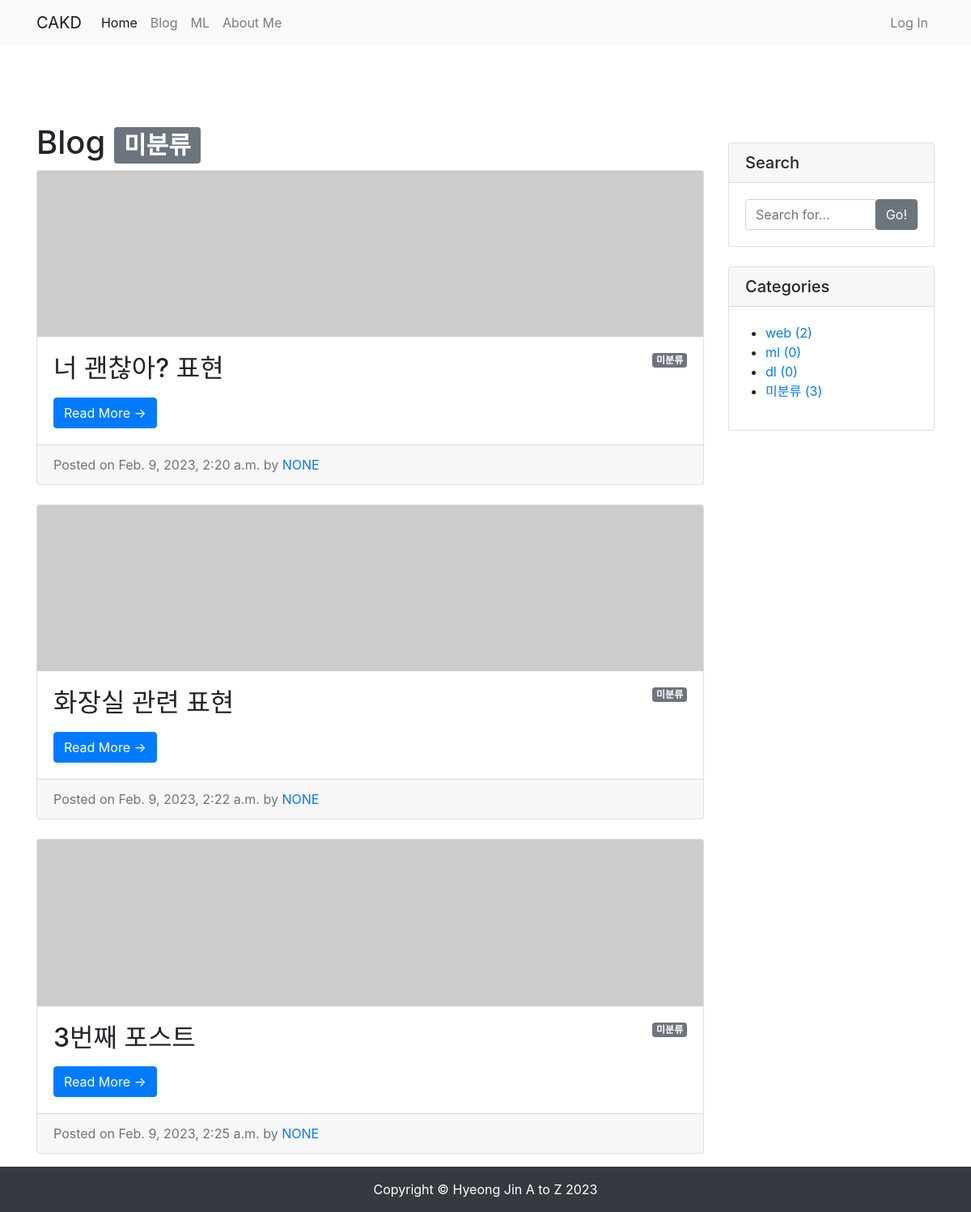
The app's page /blog/category/no_category/ with its own data.
### blog/models.py (models this page shows, shortened)
class Post(models.Model):
    title = models.CharField(max_length=30)
    hook_text = models.CharField(max_length=100, blank=True)
    content = models.TextField()
    head_image = models.ImageField(upload_to='blog/images/%Y/%m/%d/', blank=True)
    file_upload = models.FileField(upload_to='blog/files/%Y/%m/%d/', blank=True)
    created_at = models.DateTimeField(auto_now_add=True)
    updated_at = models.DateTimeField(auto_now=True)
    author = models.ForeignKey(User, null=True, on_delete=models.SET_NULL)
    category = models.ForeignKey(Category, null=True, blank=True, on_delete=models.SET_NULL)
    tags = models.ManyToManyField(Tag, blank=True)
    def get_absolute_url(self):           # 객체의 상세 페이지로 이동할 수 있는 링크를 만들 수 있음. url 생성 규칙을 정의하는 메서드
        return f'/blog/{self.pk}/'
    def get_content_markdown(self):
        return markdown(self.content)

class Category(models.Model):
    name = models.CharField(max_length=50, unique=True)
    slug = models.SlugField(max_length=200, unique=True, allow_unicode=True)
    def __str__(self):
        return self.name
    def get_absolute_url(self):
        return f'/blog/category/{self.slug}/'
    class Meta:
        verbose_name_plural = 'categories'

### blog/views.py (the view)
# urls.py: path('category/<str:slug>/', views.category_page),
def category_page(request, slug):
    if slug == 'no_category':
        category = '미분류'
        post_list = Post.objects.filter(category=None)
    else:
        category = Category.objects.get(slug=slug)
        post_list = Post.objects.filter(category=category)
    return render(
        request,
        'blog/post_list.html',
        {
            'post_list': post_list,
            'categories': Category.objects.all(),
            'no_category_post_count': Post.objects.filter(category=None).count(),
            'category': category,
        }
    )

### blog/templates/blog/post_list.html (shortened to what this page needs)
{% extends 'blog/base.html' %}
{% block main_area %}
    <h1>Blog
        {% if category %}<span class="badge badge-secondary">{{ category }}</span>{% endif %}
    </h1>
    {% if post_list.exists %}
    {% for p in post_list %}
    <div class="card mb-4" id="post-{{p.pk}}">
        {% if p.head_image %}
            <img class="card-img-top" src="{{ p.head_image.url }}" alt="{{ p }} head image">
        {% else %}
            <img class="card-img-top" src="https://picsum.photos/seed/{{ p.id }}/800/200" alt="random_image">
        {% endif %}
        <div class="card-body">
            {% if p.category %}
                <span class="badge badge-secondary float-right">{{ p.category }}</span>
            {% else %}
                <span class="badge badge-secondary float-right">미분류</span>
            {% endif %}
            <h2 class="card-title">{{ p.title}}</h2>
            <a href="{{ p.get_absolute_url }}" class="btn btn-primary">Read More &rarr;</a>
        </div>
        <div class="card-footer text-muted">
            Posted on {{ p.created_at}} by
            <a href="#">{{p.author | upper}}</a>
        </div>
    </div>
{% endfor %}
    {% else %}
        <h3>아직 게시물이 없습니다.</h3>
    {% endif %}
{% endblock %}

### blog/templates/blog/base.html (shortened to what this page needs)
<!DOCTYPE html>
<html lang="en">
<head>
    <link rel="stylesheet" href="https://cdn.jsdelivr.net/npm/bootstrap@4.5.3/dist/css/bootstrap.min.css">
</head>
<body>
    {% include 'blog/navbar.html' %}
    <div class="container pt-5 my-5">
        <div class="row">
            <div class="col-md-8 col-lg-9" id="main-area">
                {% block main_area %}
                {% endblock %}
            </div>
            <div class="col-md-4 col-lg-3">
                <div class="card my-4">
                    <h5 class="card-header">Search</h5>
                    <div class="card-body">
                        <div class="input-group">
                            <input type="text" class="form-control" placeholder="Search for..." id="search-input">
                            <span class="input-group-btn">
                                    <button class="btn btn-secondary" type="button" onclick="searchPost();">Go!</button>
                                </span>
                        </div>
                    </div>
                </div>
                <div class="card my-4" id="categories-card">
                    <h5 class="card-header">Categories</h5>
                    <div class="card-body">
                        <div class="row">
                            <ul>
                                {% for category in categories %}
                                <li>
                                    <a href="{{ category.get_absolute_url }}">{{ category }} ({{ category.post_set.count }})</a>
                                </li>
                                {% endfor %}
                                <li>
                                    <a href="/blog/category/no_category/">미분류 ({{ no_category_post_count }})</a>
                                </li>
                            </ul>
                        </div>
                    </div>
                </div>
            </div>
        </div>
    </div>
    <div class="fixed-bottom">
    {% include 'blog/footer.html' %}
    </div>
</body>
</html>

### records on screen
Post: shows "미분류", title "너 괜찮아? 표현", created_at "Feb. 9, 2023, 2:20 a.m.", author "NONE"
Post: shows "미분류", title "화장실 관련 표현", created_at "Feb. 9, 2023, 2:22 a.m.", author "NONE"
Post: shows "미분류", title "3번째 포스트", created_at "Feb. 9, 2023, 2:25 a.m.", author "NONE"
Category: name "web", post_set.count "2"
Category: name "ml", post_set.count "0"
Category: name "dl", post_set.count "0"

### other values on screen
{{ category }} "미분류"
{{ no_category_post_count }} "3"
